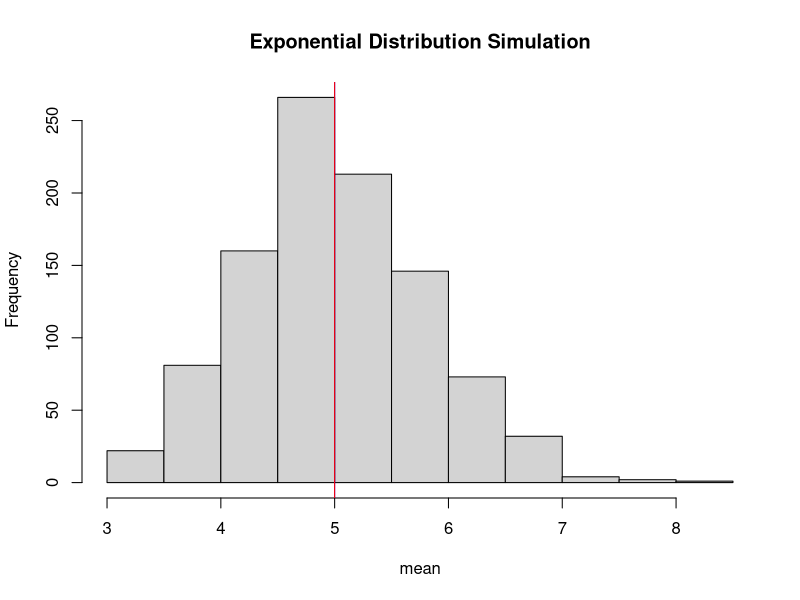
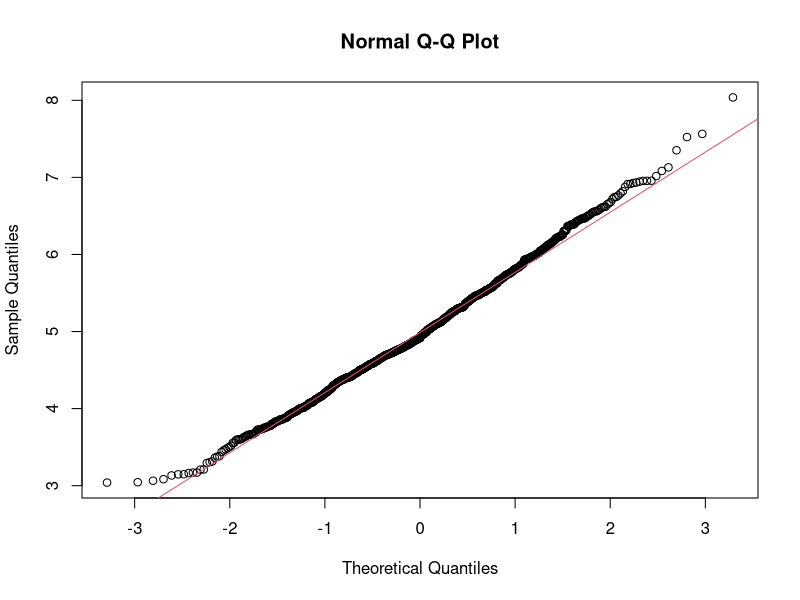

Reproduce these figures in R, in order.
## ---- chunk 1
#set seed
set.seed(100)

#set Lambda to 0.2 
lambda<- 0.2

#set sample size to 40
n<- 40

#set simulation counts to 1000
simulation<- 1000

#simulation
simulated_exp<- replicate(simulation, rexp(n, lambda))

#calculate mean
exp_mean<-apply(simulated_exp, 2, mean)
## ---- chunk 2
#overall distribution mean
overall_mean<- mean(exp_mean)
overall_mean

#true mean of exponential distribution
true_exp_mean <- 1/lambda
true_exp_mean
## ---- chunk 3
hist(exp_mean, xlab="mean", main = "Exponential Distribution Simulation")
abline(v = true_exp_mean, col = "blue")
abline(v = overall_mean, col = "red")
## ---- chunk 4
#standard deviation of distribution
exp_mean_sd<- sd(exp_mean)
exp_mean_sd

#true standard deviation
true_mean_sd<- (1/lambda)/sqrt(n)
true_mean_sd

#variance
exp_mean_var<-exp_mean_sd^2
exp_mean_var

#true variance
true_mean_var<-((1/lambda)*(1/sqrt(n)))^2
true_mean_var
## ---- chunk 5
# compare the distribution of averages of 40 exponentials to a normal distribution
qqnorm(exp_mean)
qqline(exp_mean, col = 2)
